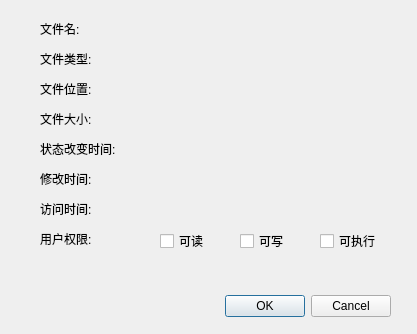
<?xml version="1.0" encoding="UTF-8"?>
<ui version="4.0">
 <class>atrDialog</class>
 <widget class="QDialog" name="atrDialog">
  <property name="geometry">
   <rect>
    <x>0</x>
    <y>0</y>
    <width>417</width>
    <height>334</height>
   </rect>
  </property>
  <property name="windowTitle">
   <string>Dialog</string>
  </property>
  <widget class="QDialogButtonBox" name="buttonBox">
   <property name="geometry">
    <rect>
     <x>50</x>
     <y>290</y>
     <width>341</width>
     <height>32</height>
    </rect>
   </property>
   <property name="orientation">
    <enum>Qt::Horizontal</enum>
   </property>
   <property name="standardButtons">
    <set>QDialogButtonBox::Cancel|QDialogButtonBox::Ok</set>
   </property>
  </widget>
  <widget class="QLabel" name="label_name">
   <property name="geometry">
    <rect>
     <x>40</x>
     <y>20</y>
     <width>61</width>
     <height>17</height>
    </rect>
   </property>
   <property name="text">
    <string>文件名:</string>
   </property>
  </widget>
  <widget class="QLabel" name="label_name1">
   <property name="geometry">
    <rect>
     <x>160</x>
     <y>20</y>
     <width>171</width>
     <height>21</height>
    </rect>
   </property>
   <property name="text">
    <string/>
   </property>
  </widget>
  <widget class="QLabel" name="label_type">
   <property name="geometry">
    <rect>
     <x>40</x>
     <y>50</y>
     <width>71</width>
     <height>17</height>
    </rect>
   </property>
   <property name="text">
    <string>文件类型:</string>
   </property>
  </widget>
  <widget class="QLabel" name="label_type1">
   <property name="geometry">
    <rect>
     <x>160</x>
     <y>50</y>
     <width>171</width>
     <height>21</height>
    </rect>
   </property>
   <property name="text">
    <string/>
   </property>
  </widget>
  <widget class="QLabel" name="label_location">
   <property name="geometry">
    <rect>
     <x>40</x>
     <y>80</y>
     <width>67</width>
     <height>17</height>
    </rect>
   </property>
   <property name="text">
    <string>文件位置:</string>
   </property>
  </widget>
  <widget class="QLabel" name="label_location1">
   <property name="geometry">
    <rect>
     <x>160</x>
     <y>80</y>
     <width>231</width>
     <height>20</height>
    </rect>
   </property>
   <property name="text">
    <string/>
   </property>
  </widget>
  <widget class="QLabel" name="label_size">
   <property name="geometry">
    <rect>
     <x>40</x>
     <y>110</y>
     <width>71</width>
     <height>17</height>
    </rect>
   </property>
   <property name="text">
    <string>文件大小:</string>
   </property>
  </widget>
  <widget class="QLabel" name="label_size1">
   <property name="geometry">
    <rect>
     <x>160</x>
     <y>110</y>
     <width>161</width>
     <height>21</height>
    </rect>
   </property>
   <property name="text">
    <string/>
   </property>
  </widget>
  <widget class="QLabel" name="label_stime">
   <property name="geometry">
    <rect>
     <x>40</x>
     <y>140</y>
     <width>101</width>
     <height>17</height>
    </rect>
   </property>
   <property name="text">
    <string>状态改变时间:</string>
   </property>
  </widget>
  <widget class="QLabel" name="label_stime1">
   <property name="geometry">
    <rect>
     <x>160</x>
     <y>140</y>
     <width>231</width>
     <height>21</height>
    </rect>
   </property>
   <property name="text">
    <string/>
   </property>
  </widget>
  <widget class="QLabel" name="label_chtime">
   <property name="geometry">
    <rect>
     <x>40</x>
     <y>170</y>
     <width>71</width>
     <height>17</height>
    </rect>
   </property>
   <property name="text">
    <string>修改时间:</string>
   </property>
  </widget>
  <widget class="QLabel" name="label_chtime1">
   <property name="geometry">
    <rect>
     <x>160</x>
     <y>170</y>
     <width>231</width>
     <height>21</height>
    </rect>
   </property>
   <property name="text">
    <string/>
   </property>
  </widget>
  <widget class="QLabel" name="label_vtime">
   <property name="geometry">
    <rect>
     <x>40</x>
     <y>200</y>
     <width>71</width>
     <height>17</height>
    </rect>
   </property>
   <property name="text">
    <string>访问时间:</string>
   </property>
  </widget>
  <widget class="QLabel" name="label_vtime1">
   <property name="geometry">
    <rect>
     <x>160</x>
     <y>200</y>
     <width>231</width>
     <height>21</height>
    </rect>
   </property>
   <property name="text">
    <string/>
   </property>
  </widget>
  <widget class="QLabel" name="label">
   <property name="geometry">
    <rect>
     <x>40</x>
     <y>230</y>
     <width>71</width>
     <height>17</height>
    </rect>
   </property>
   <property name="text">
    <string>用户权限:</string>
   </property>
  </widget>
  <widget class="QCheckBox" name="readable">
   <property name="geometry">
    <rect>
     <x>160</x>
     <y>230</y>
     <width>61</width>
     <height>22</height>
    </rect>
   </property>
   <property name="text">
    <string>可读</string>
   </property>
  </widget>
  <widget class="QCheckBox" name="writeable">
   <property name="geometry">
    <rect>
     <x>240</x>
     <y>230</y>
     <width>71</width>
     <height>22</height>
    </rect>
   </property>
   <property name="text">
    <string>可写</string>
   </property>
  </widget>
  <widget class="QCheckBox" name="runnable">
   <property name="geometry">
    <rect>
     <x>320</x>
     <y>230</y>
     <width>97</width>
     <height>22</height>
    </rect>
   </property>
   <property name="text">
    <string>可执行</string>
   </property>
  </widget>
 </widget>
 <resources/>
 <connections>
  <connection>
   <sender>buttonBox</sender>
   <signal>accepted()</signal>
   <receiver>atrDialog</receiver>
   <slot>accept()</slot>
   <hints>
    <hint type="sourcelabel">
     <x>248</x>
     <y>254</y>
    </hint>
    <hint type="destinationlabel">
     <x>157</x>
     <y>274</y>
    </hint>
   </hints>
  </connection>
  <connection>
   <sender>buttonBox</sender>
   <signal>rejected()</signal>
   <receiver>atrDialog</receiver>
   <slot>reject()</slot>
   <hints>
    <hint type="sourcelabel">
     <x>316</x>
     <y>260</y>
    </hint>
    <hint type="destinationlabel">
     <x>286</x>
     <y>274</y>
    </hint>
   </hints>
  </connection>
 </connections>
</ui>
